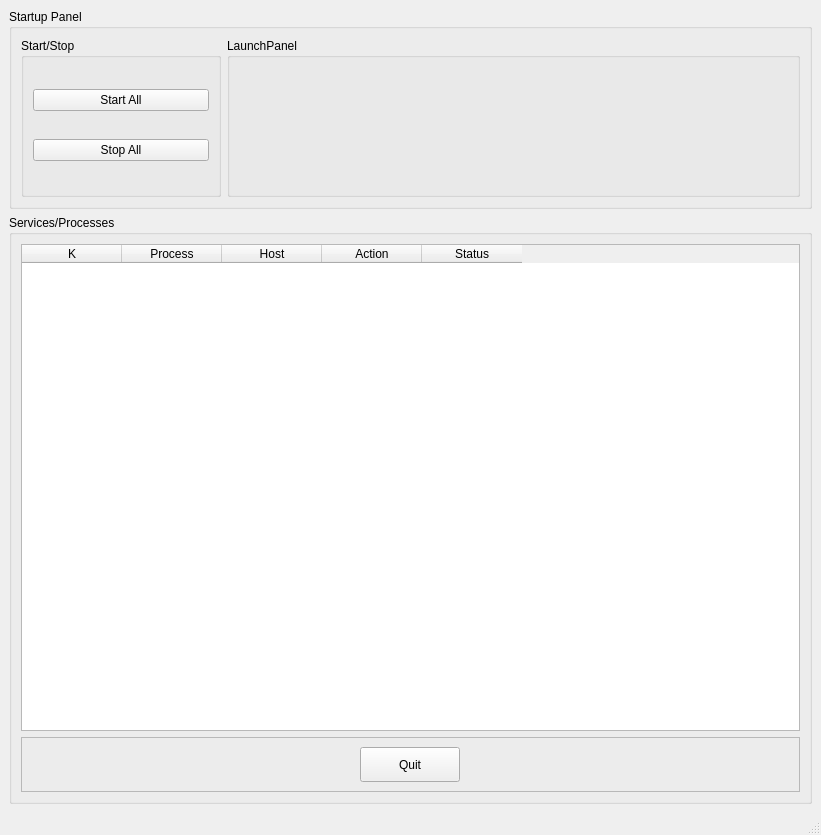
<?xml version="1.0" encoding="UTF-8"?>
<ui version="4.0">
 <class>StartupPanelBase</class>
 <widget class="QMainWindow" name="StartupPanelBase">
  <property name="geometry">
   <rect>
    <x>0</x>
    <y>0</y>
    <width>821</width>
    <height>835</height>
   </rect>
  </property>
  <property name="windowTitle">
   <string>MainWindow</string>
  </property>
  <widget class="QWidget" name="centralwidget">
   <layout class="QVBoxLayout" name="verticalLayout">
    <item>
     <widget class="QGroupBox" name="startupPanelGB">
      <property name="maximumSize">
       <size>
        <width>16777215</width>
        <height>200</height>
       </size>
      </property>
      <property name="title">
       <string>Startup Panel</string>
      </property>
      <layout class="QHBoxLayout" name="horizontalLayout">
       <item>
        <widget class="QGroupBox" name="startstopGB">
         <property name="maximumSize">
          <size>
           <width>200</width>
           <height>16777215</height>
          </size>
         </property>
         <property name="title">
          <string>Start/Stop</string>
         </property>
         <layout class="QVBoxLayout" name="verticalLayout_3">
          <item>
           <widget class="QPushButton" name="startAllB">
            <property name="text">
             <string>Start All</string>
            </property>
           </widget>
          </item>
          <item>
           <widget class="QPushButton" name="stopAllB">
            <property name="text">
             <string>Stop All</string>
            </property>
           </widget>
          </item>
         </layout>
        </widget>
       </item>
       <item>
        <widget class="QGroupBox" name="launchPanelGB">
         <property name="title">
          <string>LaunchPanel</string>
         </property>
         <layout class="QVBoxLayout" name="verticalLayout_4"/>
        </widget>
       </item>
      </layout>
     </widget>
    </item>
    <item>
     <widget class="QGroupBox" name="servicesGB">
      <property name="title">
       <string>Services/Processes </string>
      </property>
      <layout class="QVBoxLayout" name="verticalLayout_2">
       <item>
        <widget class="QTableWidget" name="servicesListTable">
         <property name="sizePolicy">
          <sizepolicy hsizetype="Minimum" vsizetype="Minimum">
           <horstretch>0</horstretch>
           <verstretch>0</verstretch>
          </sizepolicy>
         </property>
         <property name="maximumSize">
          <size>
           <width>16777215</width>
           <height>5000</height>
          </size>
         </property>
         <property name="editTriggers">
          <set>QAbstractItemView::NoEditTriggers</set>
         </property>
         <column>
          <property name="text">
           <string>K</string>
          </property>
         </column>
         <column>
          <property name="text">
           <string>Process</string>
          </property>
         </column>
         <column>
          <property name="text">
           <string>Host</string>
          </property>
         </column>
         <column>
          <property name="text">
           <string>Action</string>
          </property>
         </column>
         <column>
          <property name="text">
           <string>Status</string>
          </property>
         </column>
        </widget>
       </item>
       <item>
        <widget class="QFrame" name="frame">
         <property name="maximumSize">
          <size>
           <width>16666</width>
           <height>55</height>
          </size>
         </property>
         <property name="frameShape">
          <enum>QFrame::StyledPanel</enum>
         </property>
         <property name="frameShadow">
          <enum>QFrame::Raised</enum>
         </property>
         <layout class="QGridLayout" name="gridLayout">
          <item row="0" column="0">
           <widget class="QPushButton" name="quitButton">
            <property name="enabled">
             <bool>true</bool>
            </property>
            <property name="sizePolicy">
             <sizepolicy hsizetype="Minimum" vsizetype="Minimum">
              <horstretch>0</horstretch>
              <verstretch>0</verstretch>
             </sizepolicy>
            </property>
            <property name="maximumSize">
             <size>
              <width>100</width>
              <height>40</height>
             </size>
            </property>
            <property name="layoutDirection">
             <enum>Qt::LeftToRight</enum>
            </property>
            <property name="text">
             <string>Quit</string>
            </property>
           </widget>
          </item>
         </layout>
        </widget>
       </item>
      </layout>
     </widget>
    </item>
   </layout>
  </widget>
  <widget class="QMenuBar" name="menubar">
   <property name="geometry">
    <rect>
     <x>0</x>
     <y>0</y>
     <width>821</width>
     <height>25</height>
    </rect>
   </property>
  </widget>
  <widget class="QStatusBar" name="statusbar"/>
 </widget>
 <resources/>
 <connections/>
 <slots>
  <slot>quitApp()</slot>
 </slots>
</ui>
